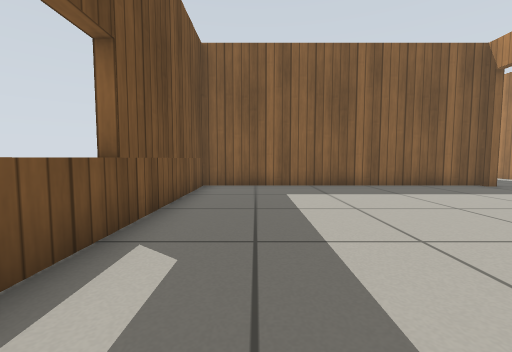
View 1 (above)

21 first-person views from a walk through a robot-simulator world made for Gazebo. The camera is 0.5 m above the floor, tilts 4° down and sees 90° across. The floor is counted in squares, 0.5 m on a side. Each view is taken from the middle of a square. On the plan, view 1 faces up. The plan holds only what a view shows up to about 11 squares ahead; the rest is blank. The place goes on beyond the plan. Simple patterns stand in for the simulator's built-in surfaces.

View 2
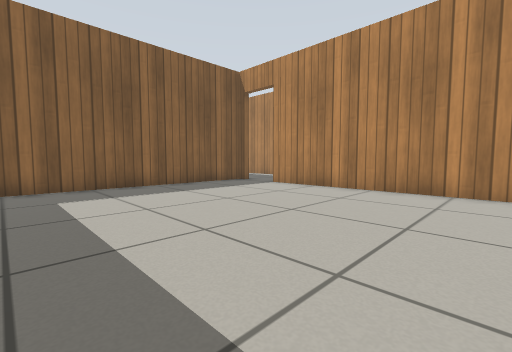

View 3
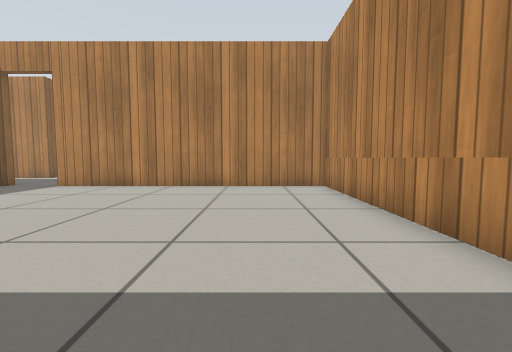

View 4
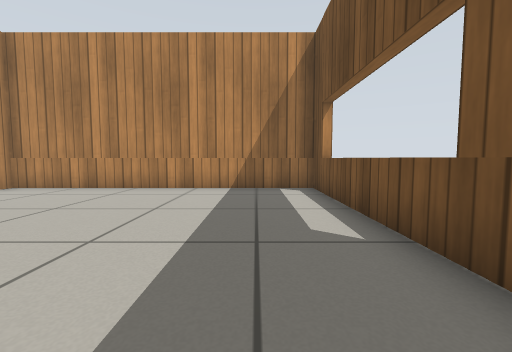

View 5
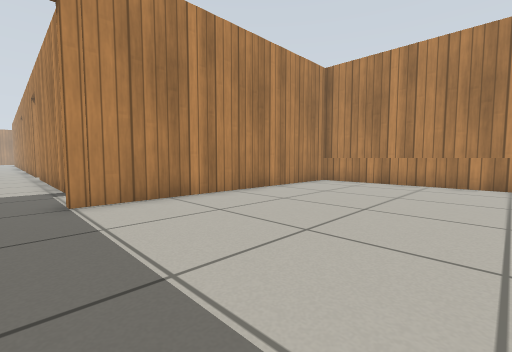

View 6
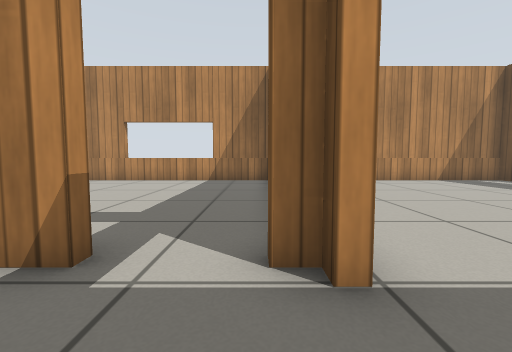

View 7
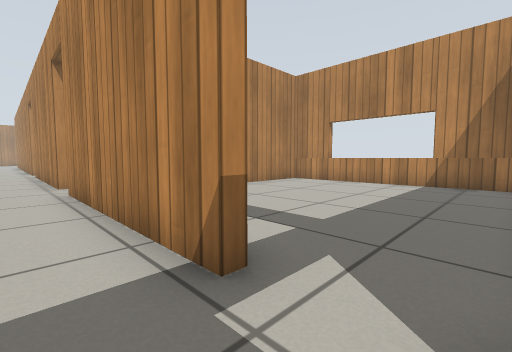

View 8
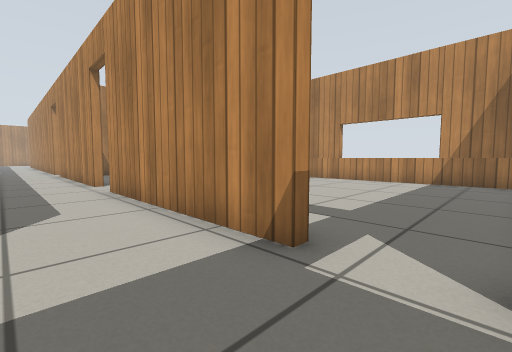

View 9
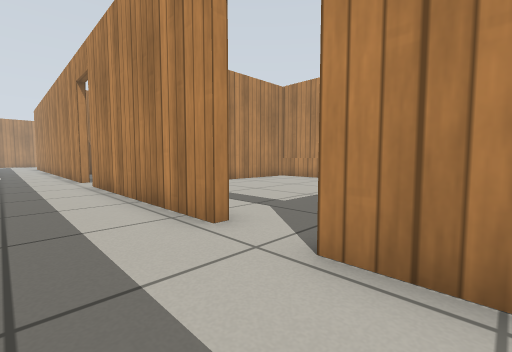

View 10
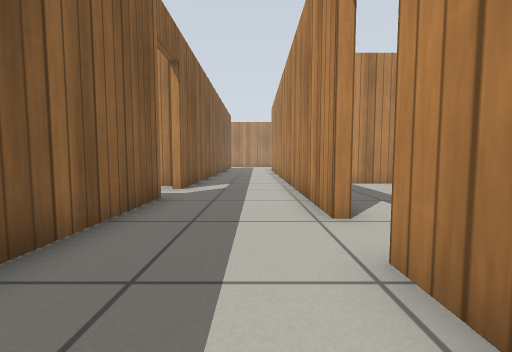

View 11
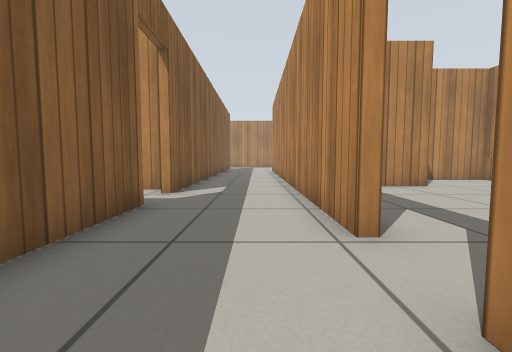

View 12
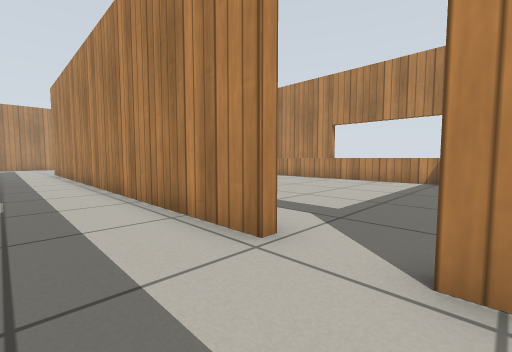

View 13
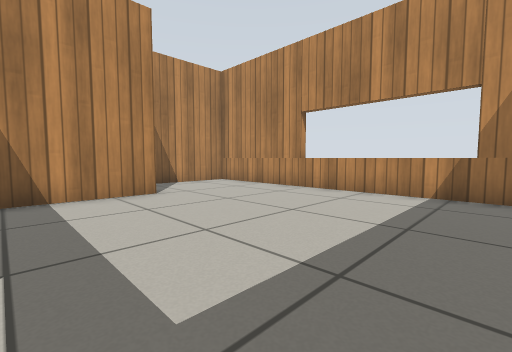

View 14
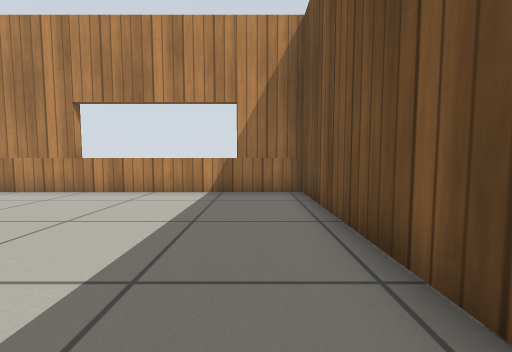

View 15
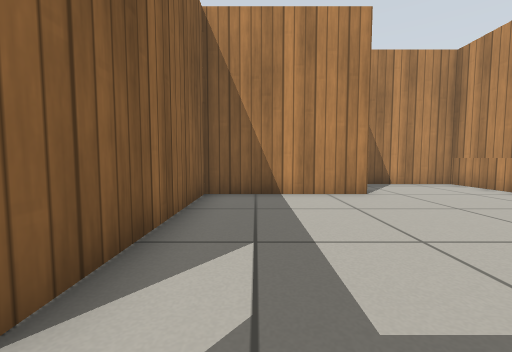

View 16
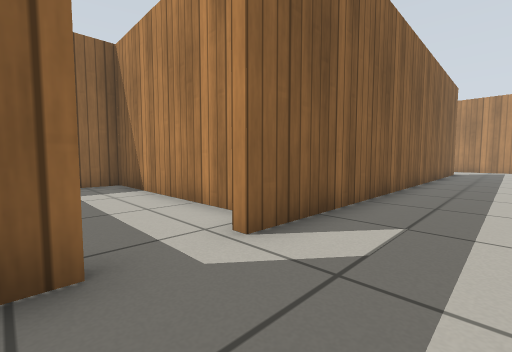

View 17
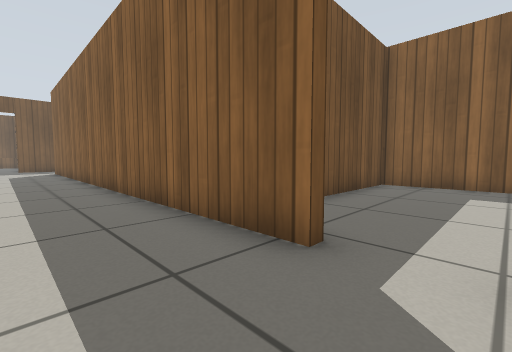

View 18
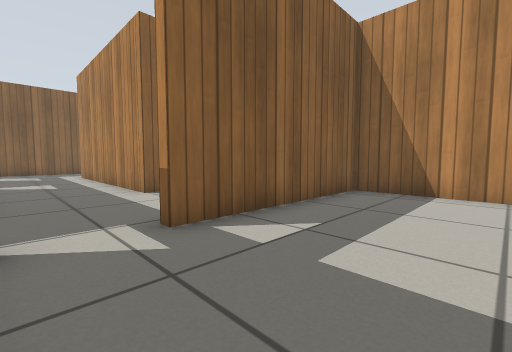

View 19
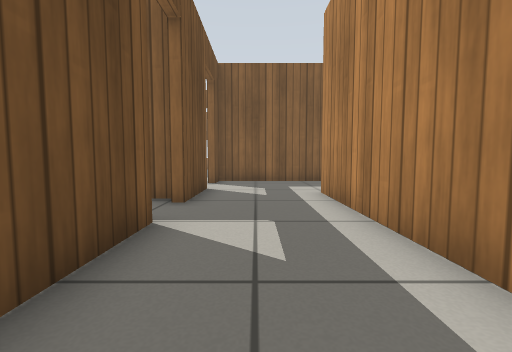

View 20
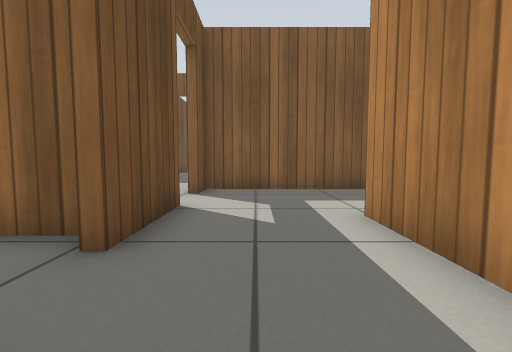

View 21
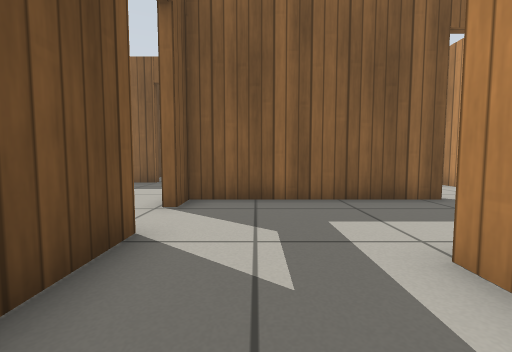

### Floor plan
Points are (right, up) in squares from view 1. A wall is a line through its corners. A room is listed if a view was taken in it or the views show most of it. See-through windows are left out.
Room 1 (views 1, 2, 3, 4, 5)
walls: (8.1, 9.2) (-1.9, 9.2) (-1.9, -2.5) (8.1, -2.5) (8.1, 7.1)
ways out: open door at (8.8, 7.3) to room 2
Room 2 (views 6, 7, 8, 9, 10, 11, 12, 16, 17, 19, 20, 21)
walls: (14.5, 22.1) (8.4, 22.1) (8.4, 21.1); (30.5, 10.4) (18.6, 10.4); (19.1, 6.7) (26.4, 6.7); (28.1, 6.7) (39.6, 6.7); (12.4, 10.4) (11.9, 10.4) (11.9, 18.5); (8.4, 19.4) (8.4, 16.7); (8.4, 15) (8.4, 12.5); (10.6, 6.7) (17.5, 6.7); (8.4, 6.7) (9, 6.7); (41.5, 10.4) (32.1, 10.4)
ways out: open door at (8.8, 7.3) to room 1; open door at (27.3, 6.7) to room 3; open door at (31.3, 10.7) to room 5; open door at (8, 15.5); open door at (8, 20.5); open door at (15.5, 22); open door at (18.3, 6.7)
Room 3 (views 13, 14, 15)
walls: (34.1, 1.9) (34.1, 6.4) (28.4, 6.4); (25.6, 3.8) (25.6, -2.5) (36.8, -2.5) (36.8, 0.8)
ways out: open door at (27.3, 6.7) to room 2
Room 4 (view 18)
walls: (16.7, 2.9) (16.7, 6.4) (10.6, 6.4); (16.7, -0.1) (16.7, 0.9); (8.9, -2.5) (14.4, -2.5)
Room 5 (no view inside)
walls: (33.1, 10.9) (33.1, 18.1) (28.6, 18.1) (28.6, 13.9)
ways out: open door at (31.3, 10.7) to room 2

Where each view was taken, in squares from view 1:
view 1: 0 up, 0 right, facing up
view 2: 0 up, 0 right, facing up-right
view 3: 0 up, 1 left, facing right
view 4: 6 up, 0 right, facing down
view 5: 8 up, 2 right, facing down-right
view 6: 9 up, 9 right, facing down
view 7: 8 up, 9 right, facing down-right
view 8: 9 up, 9 right, facing down-right
view 9: 9 up, 16 right, facing down-right
view 10: 8 up, 24 right, facing right
view 11: 8 up, 25 right, facing right
view 12: 9 up, 26 right, facing down-right
view 13: 5 up, 27 right, facing down-right
view 14: 5 up, 27 right, facing down
view 15: 5 up, 27 right, facing right
view 16: 8 up, 30 right, facing up-right
view 17: 8 up, 32 right, facing up-left
view 18: 3 up, 9 right, facing up-right
view 19: 11 up, 10 right, facing up
view 20: 14 up, 10 right, facing up
view 21: 16 up, 10 right, facing up
